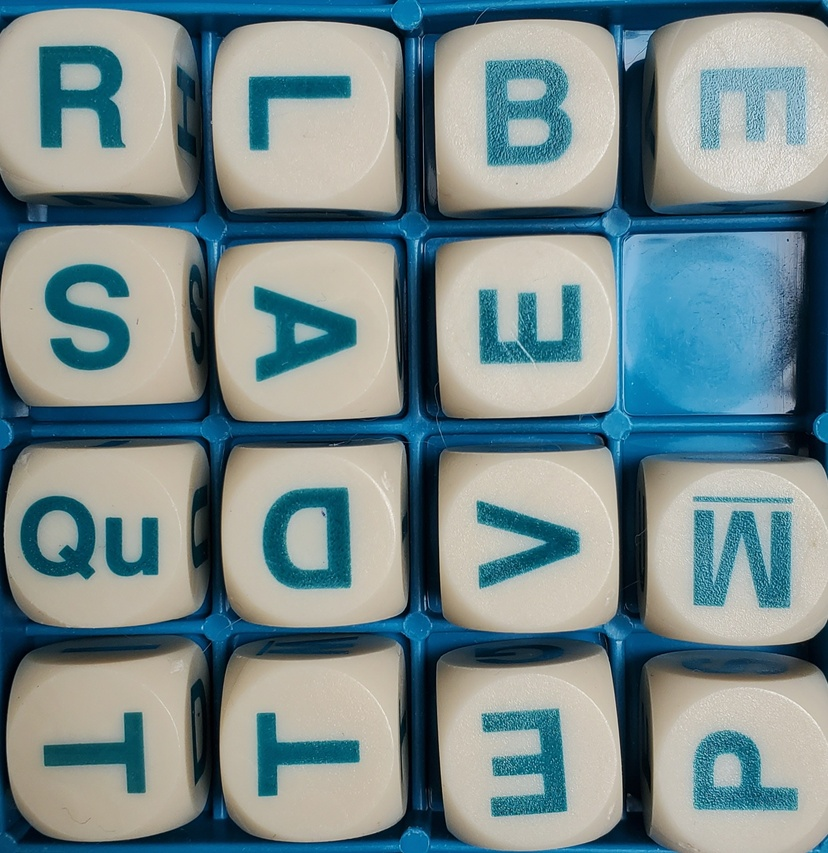
#> input picture python_scripts/test_images/boggle_image_missing_piece.jpg, 828 x 853 px, shrunk from 1832 x 1887 before the run; its folder holds only this picture in this run
$ python opencv_processandsave.py --dir test_images
#> lines starting #> are read from the running program, lines starting #| are printed output that depends on the picture; after the words box and inside, x2 and y2 are one past the last pixel; in counts of white or black regions, pixels touching at a corner belong together
import os
import argparse
import time
import numpy as np
import cv2


def process(img):

    img = cv2.cvtColor(img, cv2.COLOR_BGR2GRAY)
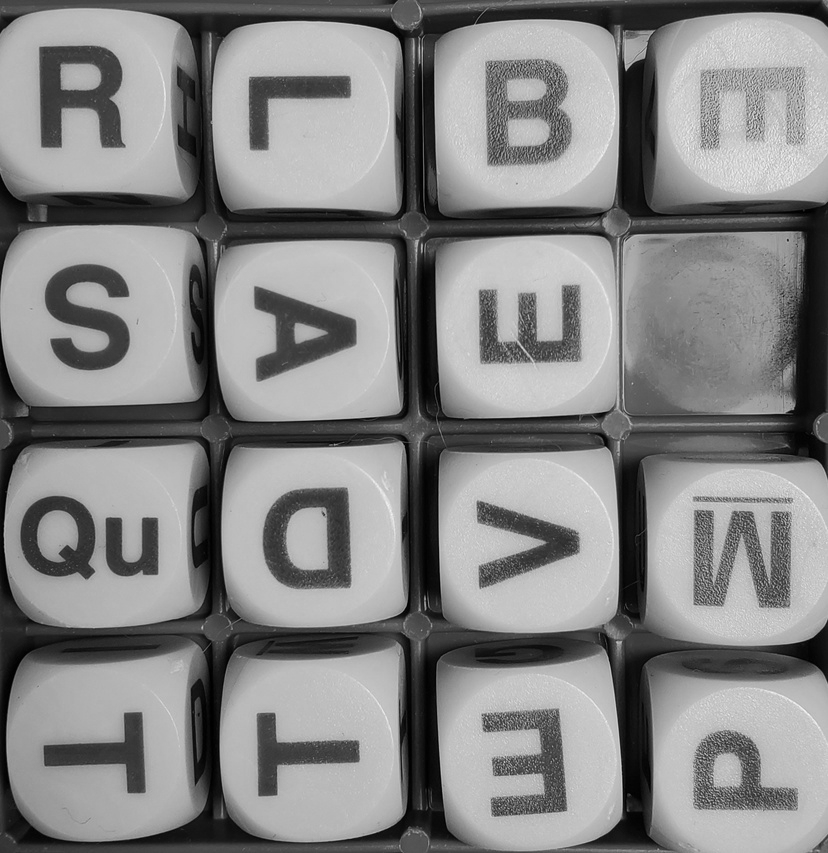
#> img: shape (853, 828) float32; min 0, max 251.1, mean 133.3
    _, img = cv2.threshold(img, 150, 255, cv2.THRESH_BINARY_INV)
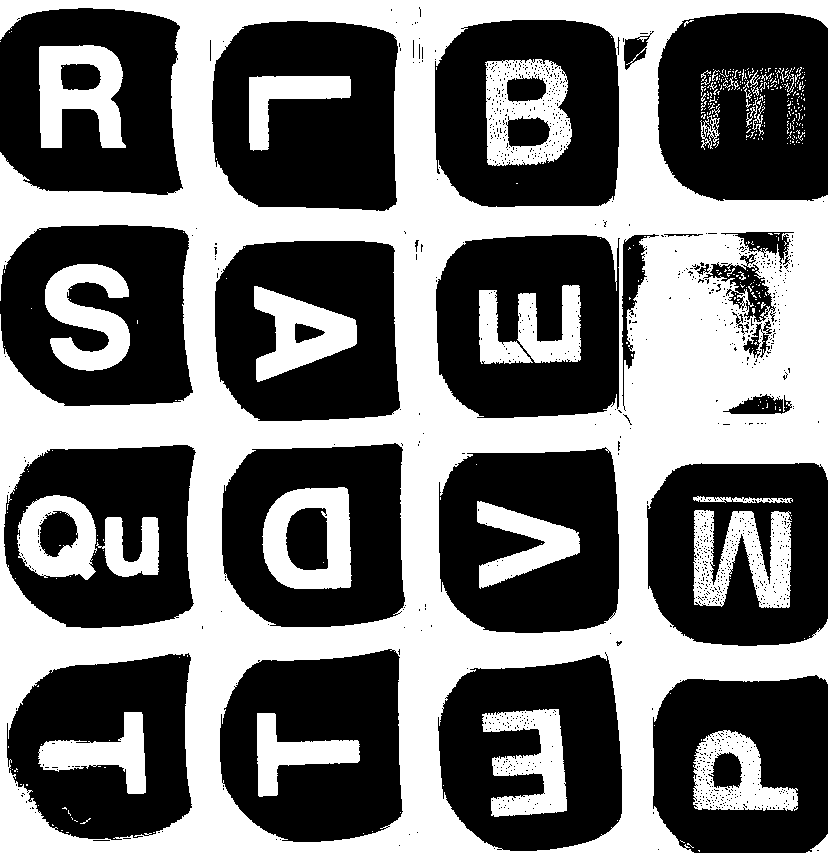
#> img: shape (853, 828) float32; 45% white; 406 white regions (369 under 20 px), largest, box (x1, y1, x2, y2) and area: (0, 0, 828, 853) 246124, (693, 510, 792, 608) 5922, (485, 59, 572, 166) 5846
    kernel = cv2.getStructuringElement(cv2.MORPH_CROSS, (3, 3))
    img = cv2.morphologyEx(img, cv2.MORPH_CLOSE, kernel, iterations=1)
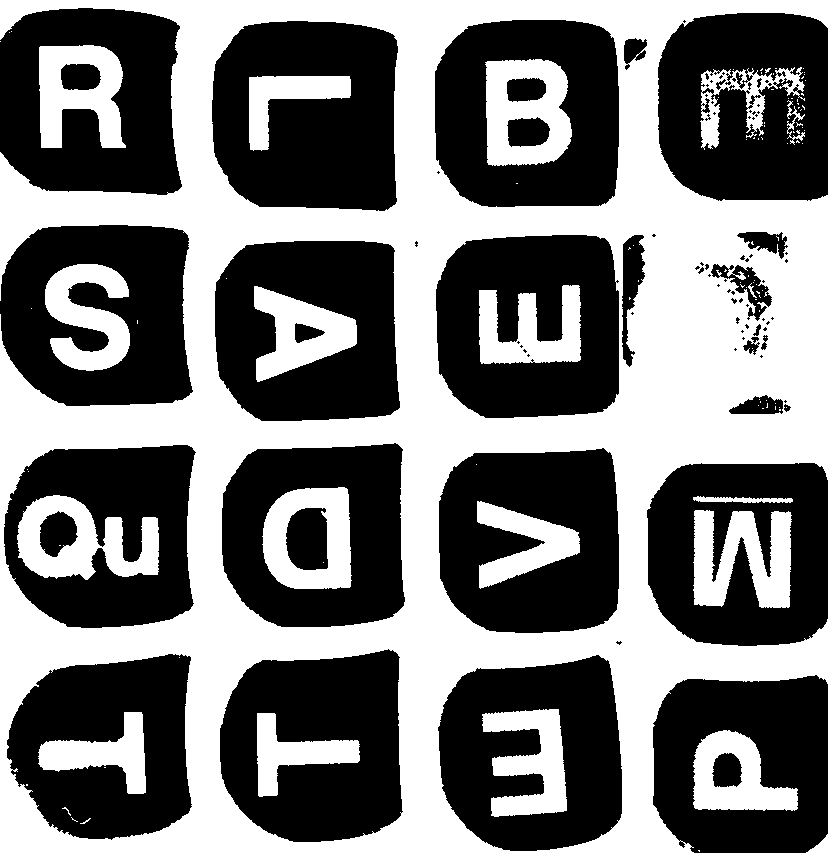
#> img: shape (853, 828) float32; 45.9% white; 108 white regions (88 under 20 px), largest, box (x1, y1, x2, y2) and area: (0, 0, 828, 853) 249304, (17, 495, 159, 580) 6523, (693, 510, 792, 608) 6453

    return img


def load_process_save_images(directory, outputdir):

    if not os.path.exists(directory):
        print("Directory " + directory + " not found!")
        exit(1)

    if not os.path.exists(outputdir):
        print("Output directory " + outputdir + " does not exist. Creating...")
        os.makedirs(outputdir)

    for root, _, files in os.walk(directory, topdown=False):
        for name in files:
            print("Loading image " + os.path.join(root, name))

            img = np.float32(cv2.imread(os.path.join(root, name)))

            img = process(img)

            split_from_ext = name.split(".")
            name_without_extension = ".".join(split_from_ext[:-1])
            print(name_without_extension)

            output_name = os.path.join(outputdir, name_without_extension +
                                       ".processed.jpg")
            print("Saving processed file as " + output_name)

            cv2.imwrite(output_name, img)


if __name__ == "__main__":

    ap = argparse.ArgumentParser()
    ap.add_argument("-d", "--dir", required=True,
                    help="Directory with stored images")
    ap.add_argument('-o', '--output', required=False,
                    help="Directory to store processed images")
    args = vars(ap.parse_args())

    if args['output'] == None:
        OUTPUT_DIR = ".\\opencv_processandsave_output_" + str(int(time.time()))
        print("No output directory supplied. Using " + OUTPUT_DIR)

    else:
        OUTPUT_DIR = ".\\" + args['output']

    DIRECTORY = ".\\" + args['dir']

    load_process_save_images(DIRECTORY, OUTPUT_DIR)
